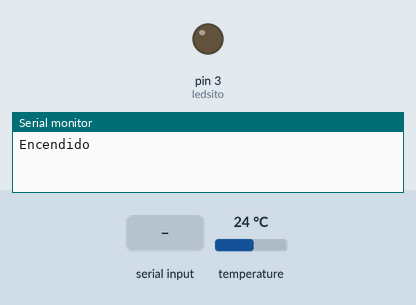
The sketch below on a simulated Arduino Uno, built with avr-gcc and run on an emulated ATmega328P. Shown: output pins drawn as LEDs (lit = HIGH), the last lines printed to the serial monitor. The inputs (shaded band) are chosen by the test bench; at power-on: temperature 24 °C.

Above: at 1.8 s.
1.9 s: "1" received over the second serial link
At 3.3 s:
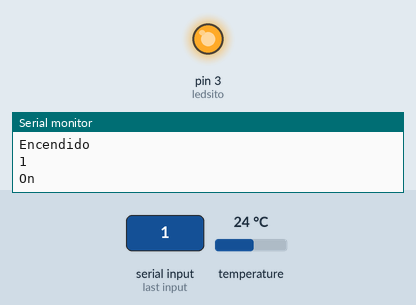
3.8 s: "2" received over the second serial link
At 4.7 s:
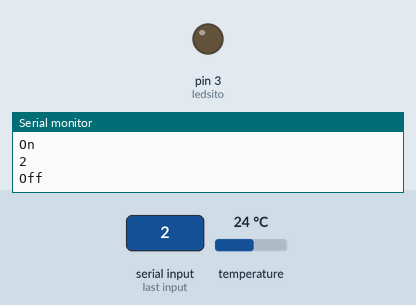
Timing chart, 0 to 6.8 s (numbered marks = the images above; inputs shaded):
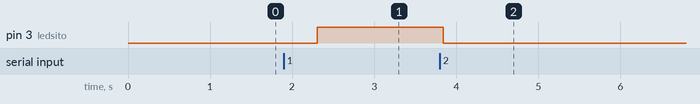

Measured:
- after the input at 1.9 s, pin 3 (ledsito): LOW → HIGH after 0.40 s
- after the input at 3.8 s, pin 3 (ledsito): HIGH → LOW at once

The sketch:

App_on-off_y_temperaturita.ino
```cpp
/*
 * Fundacion Kinal
 * Centro educativo tecnico laboral Kinal
 * Electronica
 * Grado: Quinto
 * Sección: A
 * Curso: TIC´S y Electronica digital
 * Nombre: Esteban Andres Rivas Arreaga
 * Carnet: 2020198
 * Proyecto:
*/

#include <SoftwareSerial.h>
#include <DallasTemperature.h>
#include <OneWire.h>
#define ledsito 3

SoftwareSerial bluet(10,11);
OneWire ourWire(2);
DallasTemperature sensorsito(&ourWire);

void setup() {
Serial.begin(9600);
Serial.println("Encendido");

bluet.begin(9600);
pinMode(ledsito,OUTPUT);
}

char receptor;
void loop() {
  sensorsito.requestTemperatures();
  float temperaturita= sensorsito.getTempCByIndex(0);
if(bluet.available()){
  receptor=bluet.read();
  Serial.println(receptor);

  if(receptor== '1'){
    Serial.println("On");
    digitalWrite(ledsito,HIGH);
  }

 if(receptor== '2'){
    Serial.println("Off");
    digitalWrite(ledsito,LOW);
  }
}
if(Serial.available()){
  Serial.write(Serial.read());
}
bluet.print(temperaturita);
}
```
